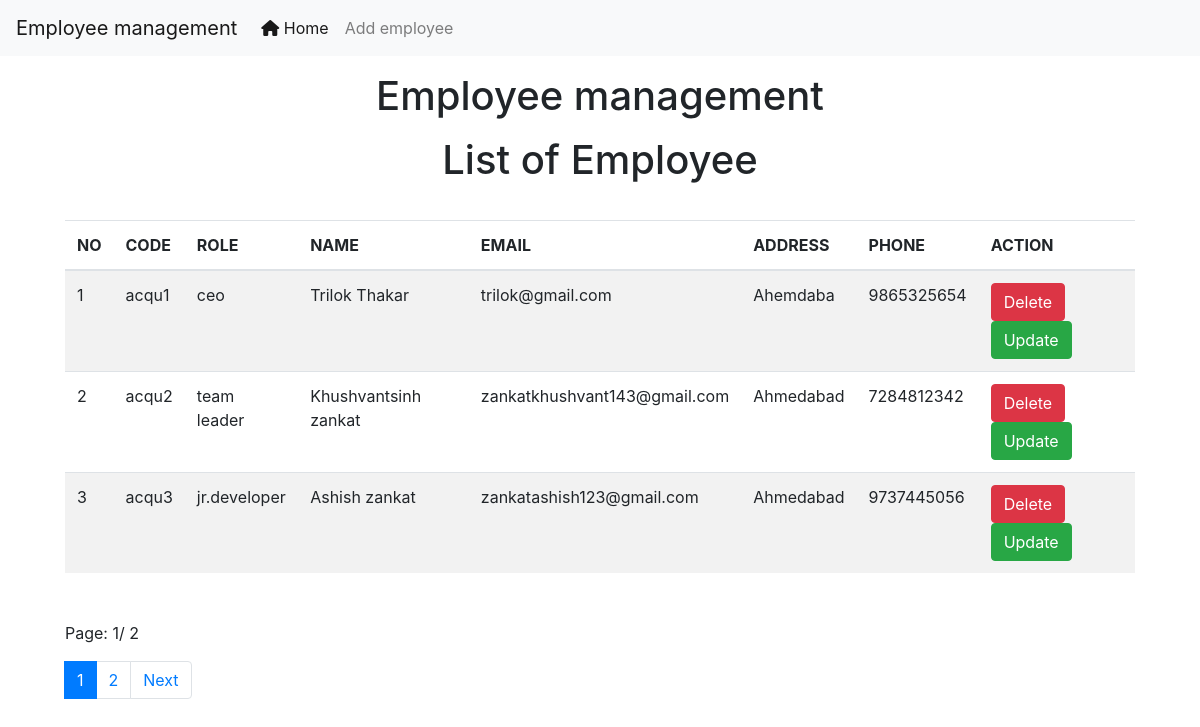
The page / on the database its author committed.
### done/models.py (models this page shows, shortened)
class Employee(models.Model):
    code = models.CharField(max_length=4, unique=True, blank=True, null=True)
    role = models.CharField(max_length=100, choices=ROLE_CHOICES)
    name = models.CharField(max_length=50)
    email = models.CharField(max_length=150)
    address = models.CharField(max_length=200)
    phone = models.CharField(max_length=10)
    is_active = models.BooleanField(default=True)

### done/views.py (the view)
# urls.py: 2. Add a URL to urlpatterns:  path('', views.home, name='home')
def home(request):
    emp = Employee.objects.all()
    paginator = Paginator(emp, 3)
    page_number = request.GET.get('page', 1)
    page = paginator.get_page(page_number)
    start_index = (page.number - 1) * paginator.per_page
    for index, e in enumerate(page, start=start_index + 1):
        e.continuous_number = index
    return render(request, 'home.html', {'page':page, 'messages': messages.get_messages(request)})

### done/templates/home.html (shortened to what this page needs)
<!doctype html>
<html lang="en">
  <head>
    <link rel="stylesheet" href="https://cdn.jsdelivr.net/npm/bootstrap@4.0.0/dist/css/bootstrap.min.css">
  </head>
  <body>
    {% include "navbar.html" %}
    <h1 class='text-center my-3'>Employee management</h1>
    <h1 class='text-center my-3'>List of Employee</h1>
    <div class="container">
      <div class="row">
        <div class="col-md-12">
          <div class="card-body">
            <table class="table table-striped">
              <thead>
                <tr>
                  <th>NO</th>
                  <th>CODE</th>
                  <th>ROLE</th>
                  <th>NAME</th>
                  <th>EMAIL</th>
                  <th>ADDRESS</th>
                  <th>PHONE</th>
                  <th>ACTION</th>
                </tr>
              </thead>
              <tbody>
                {% for e in page.object_list %}
                <tr>
                  <td>{{ e.continuous_number }}</td>
                  <td>{{e.code}}</td>
                  <td>{{e.role}}</td>
                  <td>{{e.name}}</td>
                  <td>{{e.email}}</td>
                  <td>{{e.address}}</td>
                  <td>{{e.phone}}</td>
                  <td>
                    <a href="delete-emp/{{e.code}}" class='btn btn-danger md-sm' onclick="return confirm('Are you sure you want to delete this employee?')">Delete</a>
                    <a href="update-emp/{{e.code}}" class='btn btn-success md-sm'>Update</a>
                  </td>
                </tr>
                {% endfor %}
              </tbody>
            </table>
            <div class="container">
              <div class="row my-5">
                <div class="col-md-">
                  <p>Page: {{page.number}}/ {{page.paginator.num_pages}}</p>
                  <nav aria-label="...">
                    <ul class="pagination">
                      {% for num_page in page.paginator.page_range %}
                      <br>
                      {% if page.number == num_page %}
                      <li class="page-item active" aria-current="page">
                        <a class="page-link" href="{% url 'home' %}?page={{ num_page }}">{{num_page}}</a>
                      </li>
                      {% else %}
                      <li class="page-item" aria-current="page">
                        <a class="page-link" href="{% url 'home' %}?page={{ num_page }}">{{num_page}}</a>
                      </li>
                      {% endif %}
                      <br>
                      {% endfor %}
                      <li class="page-item">
                        {% if page.has_next %}
                        <a class="page-link" href="{% url 'home' %}?page={{page.next_page_number }}">Next</a>
                        {% endif %}
                      </li>
                    </ul>
                  </nav>
                </div>
              </div>
            </div>
          </div>
        </div>
      </div>
    </div>
  </body>
</html>

### done/templates/navbar.html (shortened to what this page needs)
<nav class="navbar navbar-expand-lg navbar-light bg-light">
    <link rel="stylesheet" href="https://cdnjs.cloudflare.com/ajax/libs/font-awesome/6.0.0-beta3/css/all.min.css" />
      <a class="navbar-brand" href="#">Employee management</a>
      <div class="collapse navbar-collapse" id="navbarSupportedContent">
        <ul class="navbar-nav mr-auto">
          <li class="nav-item active">
            <a class="nav-link" href="/"><i class="fas fa-home"></i> Home <span class="sr-only">(current)</span></a>
          </li>
          <li class="nav-item">
            <a class="nav-link" href="/add-emp">Add employee</a>
          </li>
        </ul>
      </div>
    </nav>

### rows shown on the page
Employee: continuous_number "1", code "acqu1", role "ceo", name "Trilok Thakar", email "trilok@gmail.com", address "Ahemdaba", phone "9865325654"
Employee: continuous_number "2", code "acqu2", role "team leader", name "Khushvantsinh zankat", email "zankatkhushvant143@gmail.com", address "Ahmedabad", phone "7284812342"
Employee: continuous_number "3", code "acqu3", role "jr.developer", name "Ashish zankat", email "zankatashish123@gmail.com", address "Ahmedabad", phone "9737445056"

### other values the page prints
{{ page.number }} "1"
{{ page.paginator.num_pages }} "2"
{{ num_page }} "1"
{{ num_page }} "2"
